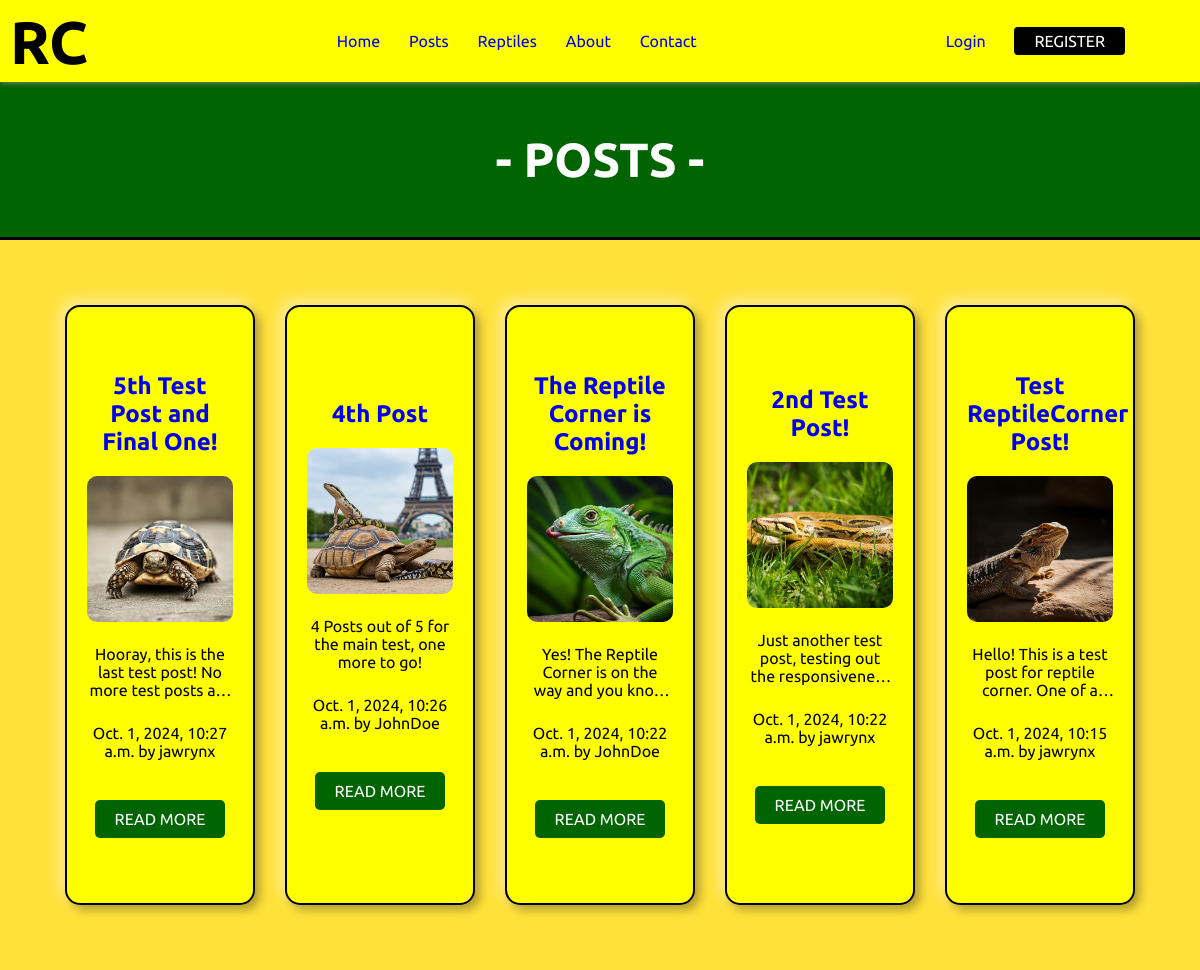
/posts/, run on the app's committed database.
### posts/models.py (models this page shows, shortened)
class Post(models.Model):
    title = models.CharField(max_length=75)
    body = models.TextField()
    slug = models.SlugField(max_length=75)
    date = models.DateTimeField(auto_now_add=True)
    image = models.ImageField(blank=True)
    author = models.ForeignKey(User, on_delete=models.CASCADE, default=None)

### posts/views.py (the view)
# urls.py: path('', views.posts_list, name="list"),
def posts_list(request):
    posts = Post.objects.all().order_by('-date')
    return render(request, 'posts/posts_list.html', { 'posts': posts })

### posts/templates/posts/posts_list.html (shortened to what this page needs)
{% extends 'layout.html' %}
{% block content %}
    <h1 class="posts-list-title">- POSTS -</h1>
    <section class="posts-list">
        {% for post in posts %}
            <article class="post">
                <h2>
                    <a href="{% url 'posts:page' slug=post.slug %}">
                        {{ post.title }}
                    </a>
                </h2>
                <img class="image" src="{{ post.image.url }}" alt="{{ post.title }}">
                <p class="body-field">{{ post.body }}</p>
                <p class="date-stamp">{{ post.date }} by {{ post.author }}</p>
                <a href="{% url 'posts:page' slug=post.slug %}" class="read-more">READ MORE</a>
            </article>
        {% endfor %}
    </section>
{% endblock %}

### static/css/style.css (style rules this page uses)
* { box-sizing: border-box; padding: 0; margin: 0; }
body { font-family: 'Ubuntu'; background-color: white; color: black; }
a { text-decoration: none; }
.posts-list-title { padding: 50px; font-size: 3rem; font-weight: bolder; color: white; background-color: darkgreen; border-bottom: 3px solid black; }
.posts-list { display: flex; flex-direction: column; align-items: center; width: 100%; padding: 50px; background-color: #ffe139; }
.post { background-color: yellow; align-content: center; max-width: 800px; border: 2px solid black; border-radius: 15px; margin: 15px 15px; padding: 20px; box-shadow: 5px 5px 10px rgba(0, 0, 0, 0.3), -5px -5px 15px rgba(255, 255, 255, 0.5); }
.post p { overflow: hidden; text-overflow: ellipsis; display: -webkit-box; -webkit-line-clamp: 3; -webkit-box-orient: vertical; display: -webkit-box; display: -moz-box; display: box; line-clamp: 3; box-orient: vertical; }
.post h2 { margin-bottom: 20px; }
.image { width: 100%; border-radius: 10px; margin-bottom: 20px; }
.date-stamp { margin: 25px 0; }
.read-more { display: inline-block; padding: 10px 20px; background-color: darkgreen; color: white; border: none; border-radius: 5px; text-decoration: none; margin-top: 15px; transition: background-color 0.3s ease; bottom: 0; }
@media screen and (min-width: 992px) { .posts-list { flex-direction: row; align-items: flex-start; } }
@media screen and (min-width: 992px) { .post { overflow-x: hidden; max-height: 600px; height: 600px; transition: 0.3s ease-in-out; } }

### data on the page
Post: title "5th Test Post and Final One!", image (picture), body "Hooray, this is the last test post! No more test posts…", date "Oct. 1, 2024, 10:27 a.m.", author "jawrynx"
Post: title "4th Post", image (picture), body "4 Posts out of 5 for the main test, one more to go!", date "Oct. 1, 2024, 10:26 a.m.", author "JohnDoe"
Post: title "The Reptile Corner is Coming!", image (picture), body "Yes! The Reptile Corner is on the way and you…", date "Oct. 1, 2024, 10:22 a.m.", author "JohnDoe"
Post: title "2nd Test Post!", image (picture), body "Just another test post, testing out the…", date "Oct. 1, 2024, 10:22 a.m.", author "jawrynx"
Post: title "Test ReptileCorner Post!", image (picture), body "Hello! This is a test post for reptile corner. One of…", date "Oct. 1, 2024, 10:15 a.m.", author "jawrynx"
